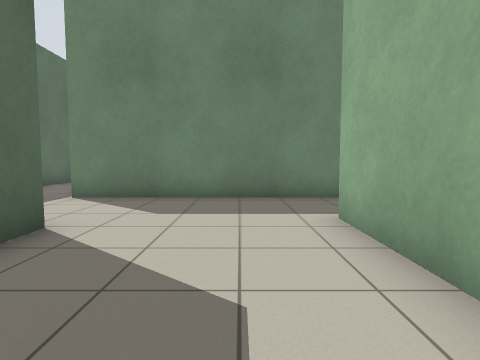
view 1 (above)

21 first-person views from a walk through a robot-simulator world made for Stage. The camera is 0.94 m above the floor, tilts 4° down and sees 80° across. Floor lines are 1 m apart. The floor is counted in squares, 1 m on a side. Each view is taken from the middle of a square. On the plan, view 1 faces up. The plan holds only what a view shows up to about 11 squares ahead; the rest is blank. The robots in the file are not drawn.

view 2
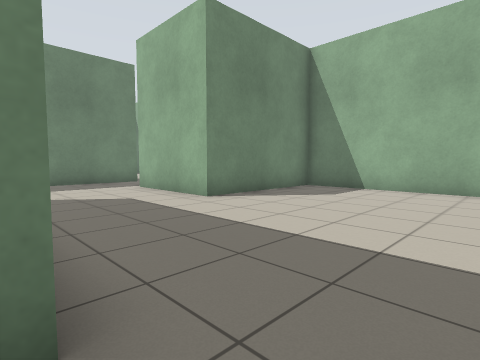

view 3
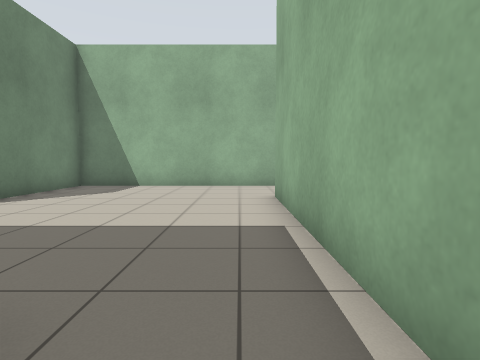

view 4
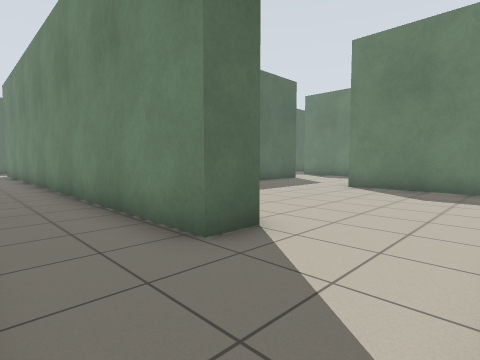

view 5
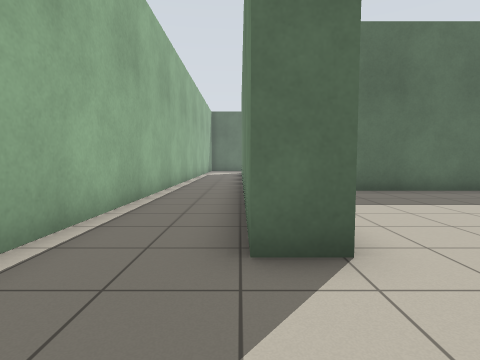

view 6
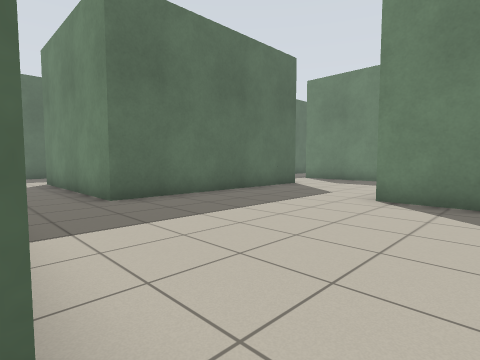

view 7
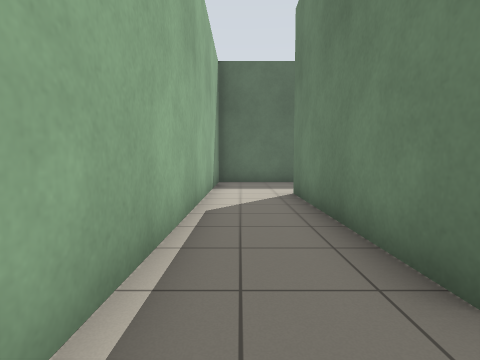

view 8
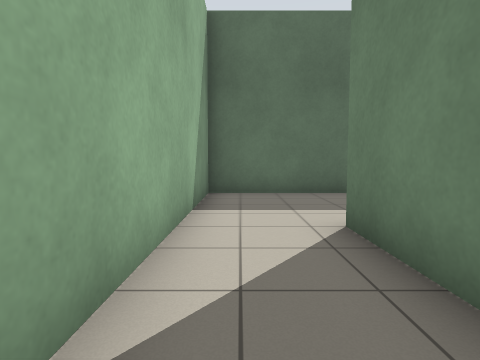

view 9
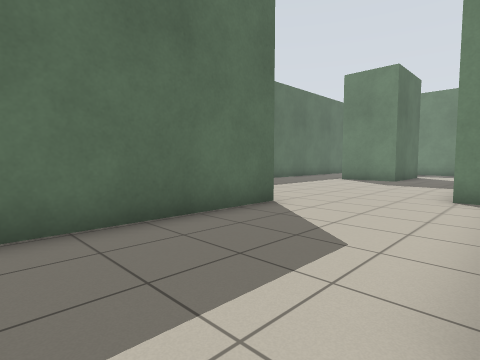

view 10
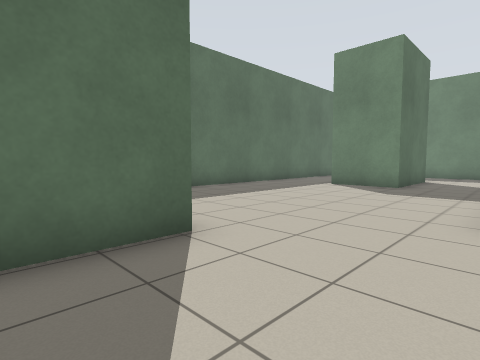

view 11
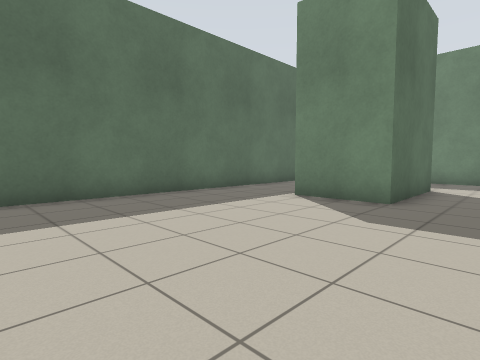

view 12
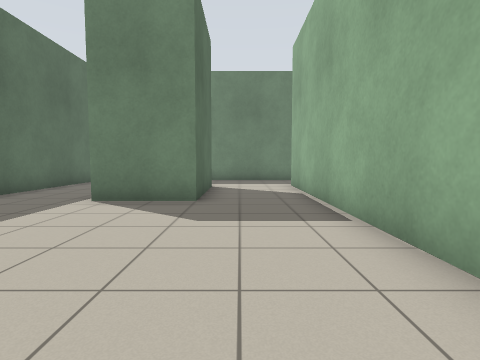

view 13
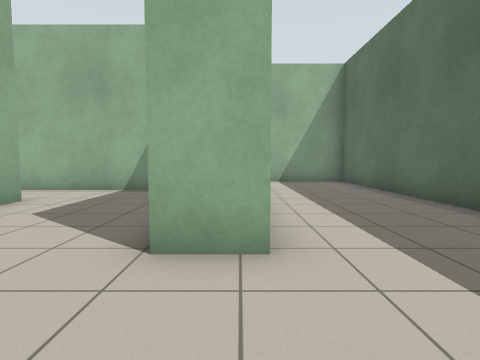

view 14
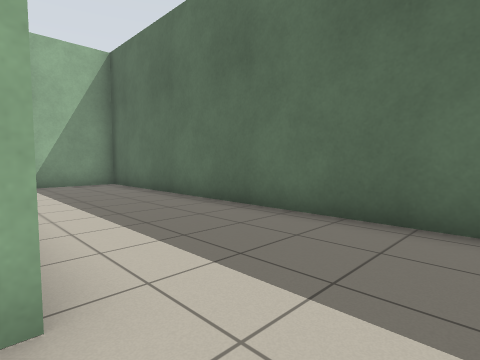

view 15
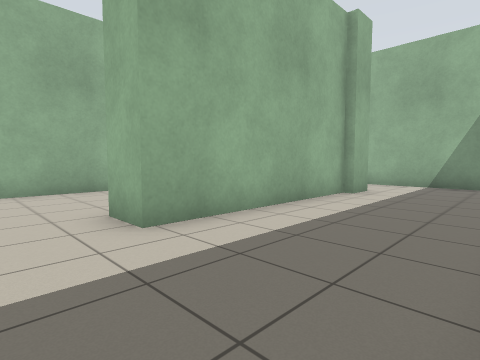

view 16
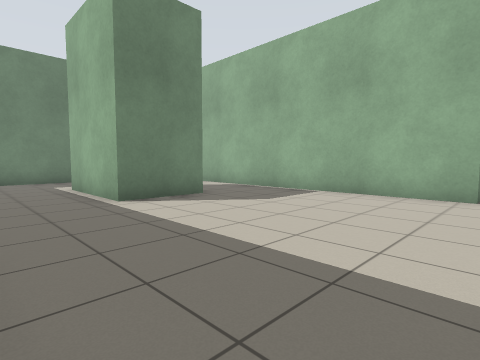

view 17
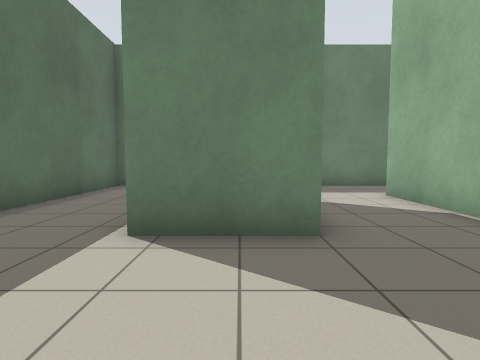

view 18
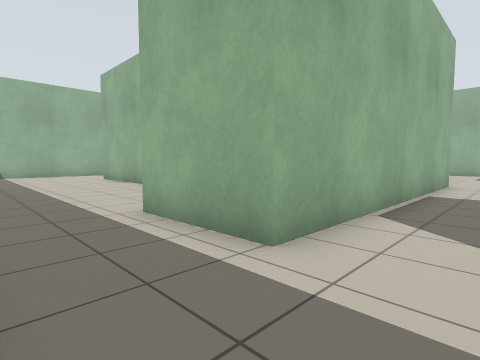

view 19
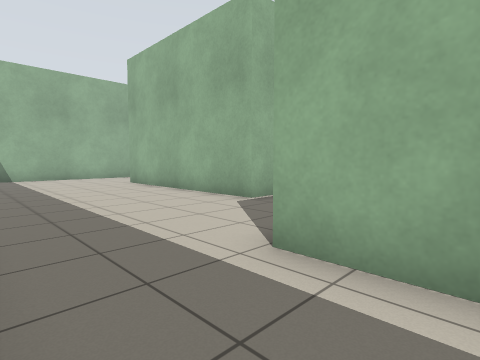

view 20
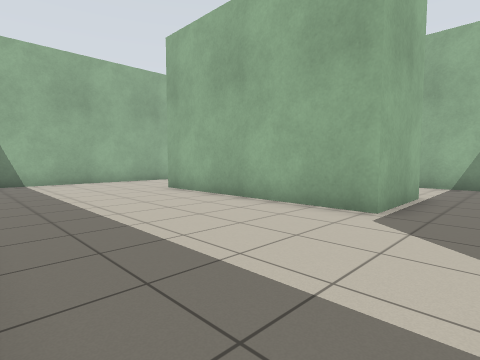

view 21
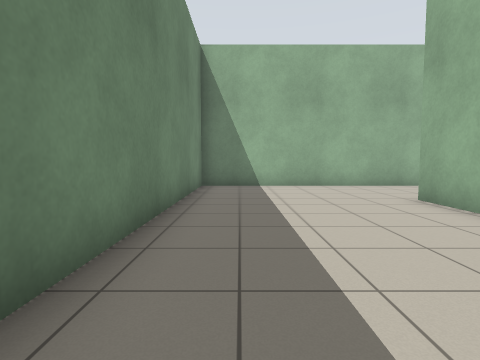

### Floor plan
Points are (right, up) in squares from view 1. A wall is a line through its corners. A room is listed if a view was taken in it or the views show most of it. See-through windows are left out.
Room 1 (views 1, 2, 3, 4, 5, 6, 7, 8, 9)
walls: (-2.7, 4) (-2.7, -3.5) (-9, -3.5); (-5.1, -9.4) (3.2, -9.4); (-5.1, 3.9) (-3.4, 3.9); (6.4, -6.4) (6.4, 0.8) (1.6, 0.8) (1.6, 4.6); (-10.6, -5.9) (3.3, -5.9) (3.3, -6.9) (-7.6, -6.9); (2.5, 7.1) (-4.2, 7.1); (-15.5, -9.4) (-13.6, -9.4)
ways out: opening at (-14.5, -8.5) to room 2; opening at (-9.5, -4.5) to room 2; opening at (-3.5, 5.5) to room 2; opening at (2, 5.5) to room 2
Room 2 (views 10, 11, 12, 13, 14, 15, 16, 17, 18, 19, 20, 21)
walls: (-9.6, 2.7) (-10.1, 2.7) (-10.1, 12.6) (-7, 12.6); (-13.1, 12.1) (-13.1, 8.5) (-15.4, 8.5) (-15.4, 12.1); (-7.1, 11.1) (-7.1, 10.2); (-4.2, 7.1) (-4.2, 9.8) (2.8, 9.8); (-9, -1.4) (-9, 1.2); (-8.6, 15.4) (-13.2, 15.4); (-15.6, 15.4) (-18.4, 15.4) (-18.4, -9.4) (-15.5, -9.4); (-9, -3.5) (-9, -2.9); (-14.3, -6) (-14.3, 0.2) (-13.1, 0.2) (-13.1, -5.9) (-10.6, -5.9); (-14.6, -7) (-14.6, -5.9); (6.4, 7.4) (6.4, 15.4) (-2.5, 15.4)
ways out: opening at (-14.5, -8.5) to room 1; opening at (-9.5, -4.5) to room 1; opening at (-3.5, 5.5) to room 1; opening at (2, 5.5) to room 1

Positions as (right, up) in squares from view 1, and headings:
1: (0, 0), facing up
2: (-3, -5), facing up-right
3: (-4, -5), facing right
4: (6, -9), facing up-left
5: (6, -7), facing left
6: (4, -6), facing up-left
7: (-1, -5), facing left
8: (-5, -5), facing left
9: (-9, -5), facing up-left
10: (-10, -2), facing up-left
11: (-11, 2), facing up-left
12: (-12, 2), facing up
13: (-14, 3), facing down
14: (-14, 2), facing down-left
15: (-18, 2), facing down-right
16: (-18, 2), facing up-right
17: (-14, 5), facing up
18: (-12, 15), facing down-right
19: (-9, 15), facing down-right
20: (-6, 15), facing down-right
21: (-4, 14), facing right
